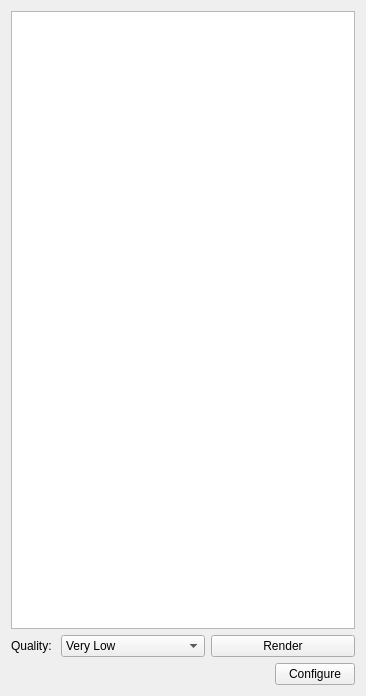
<?xml version="1.0" encoding="UTF-8"?>
<ui version="4.0">
 <class>OrbitalWidget</class>
 <widget class="QWidget" name="OrbitalWidget">
  <property name="geometry">
   <rect>
    <x>0</x>
    <y>0</y>
    <width>366</width>
    <height>696</height>
   </rect>
  </property>
  <property name="sizePolicy">
   <sizepolicy hsizetype="Expanding" vsizetype="Expanding">
    <horstretch>0</horstretch>
    <verstretch>0</verstretch>
   </sizepolicy>
  </property>
  <property name="windowTitle">
   <string>Form</string>
  </property>
  <layout class="QVBoxLayout" name="verticalLayout">
   <item>
    <widget class="QTableView" name="table">
     <property name="sizePolicy">
      <sizepolicy hsizetype="MinimumExpanding" vsizetype="Expanding">
       <horstretch>0</horstretch>
       <verstretch>0</verstretch>
      </sizepolicy>
     </property>
     <property name="selectionMode">
      <enum>QAbstractItemView::SingleSelection</enum>
     </property>
     <property name="selectionBehavior">
      <enum>QAbstractItemView::SelectRows</enum>
     </property>
     <attribute name="horizontalHeaderStretchLastSection">
      <bool>true</bool>
     </attribute>
     <attribute name="verticalHeaderCascadingSectionResizes">
      <bool>true</bool>
     </attribute>
    </widget>
   </item>
   <item>
    <layout class="QHBoxLayout" name="horizontalLayout">
     <item>
      <widget class="QLabel" name="label">
       <property name="sizePolicy">
        <sizepolicy hsizetype="Maximum" vsizetype="Preferred">
         <horstretch>0</horstretch>
         <verstretch>0</verstretch>
        </sizepolicy>
       </property>
       <property name="text">
        <string>Quality: </string>
       </property>
      </widget>
     </item>
     <item>
      <widget class="QComboBox" name="combo_quality">
       <property name="currentIndex">
        <number>0</number>
       </property>
       <item>
        <property name="text">
         <string>Very Low</string>
        </property>
       </item>
       <item>
        <property name="text">
         <string>Low</string>
        </property>
       </item>
       <item>
        <property name="text">
         <string>Medium</string>
        </property>
       </item>
       <item>
        <property name="text">
         <string>High</string>
        </property>
       </item>
       <item>
        <property name="text">
         <string>Very High</string>
        </property>
       </item>
      </widget>
     </item>
     <item>
      <widget class="QPushButton" name="push_render">
       <property name="text">
        <string>Render</string>
       </property>
      </widget>
     </item>
    </layout>
   </item>
   <item>
    <layout class="QHBoxLayout" name="horizontalLayout_2">
     <item>
      <spacer name="horizontalSpacer">
       <property name="orientation">
        <enum>Qt::Horizontal</enum>
       </property>
       <property name="sizeHint" stdset="0">
        <size>
         <width>40</width>
         <height>20</height>
        </size>
       </property>
      </spacer>
     </item>
     <item>
      <widget class="QPushButton" name="push_configure">
       <property name="text">
        <string>Configure</string>
       </property>
      </widget>
     </item>
    </layout>
   </item>
  </layout>
 </widget>
 <resources/>
 <connections/>
</ui>
